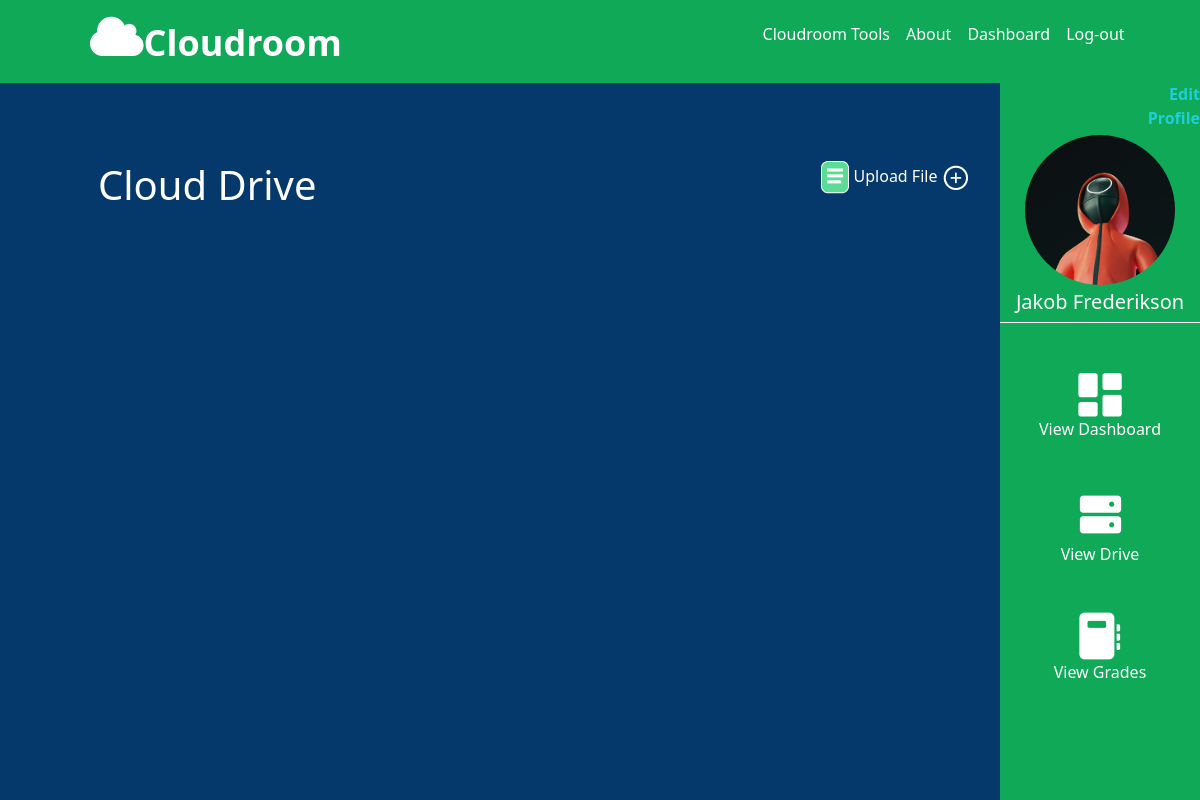
Screenshot of /profile/Jakob/000/drive (signed in) with the database file from the repository.
### CloudMain/models.py (models this page shows, shortened)
class Account(db.Model, UserMixin):
    id = db.Column(db.Integer(), primary_key=True)
    first_name = db.Column(db.String(length=30), nullable=False)
    last_name = db.Column(db.String(length=30), nullable=False)
    gender = db.Column(db.String(length=20), nullable=False)
    school = db.Column(db.String(length=50), nullable=False)
    nickname = db.Column(db.String(length=30), nullable=False)
    email = db.Column(db.String(length=20), nullable=False, unique=True)
    password_hash = db.Column(db.String(length=12), nullable=False)
    profile_pic = db.Column(db.String(length=20), nullable=False)
    account_type = db.Column(db.String(length=20), nullable=False)
    items = db.relationship('Upload_File', backref='owned_user', lazy=True)#Lazy gets all items from Upload_file
    poster = db.relationship('Post', backref='poster', lazy=True)  # Lazy gets all items from Upload_file
    papers = db.relationship('Paper', backref='tutor', lazy=True)
    comment = db.relationship('Comments', backref='commenter', lazy=True)
    assignment_submissions = db.relationship('StudentAssignmentSubmission', backref='student', lazy=True)
    question_submissions = db.relationship('StudentQuestionSubmission', backref='student', lazy=True)
    @property
    def password(self):
        return self.password

### CloudMain/route.py (the view, shortened to what this page needs)
@app.route('/profile/<user>/<id>/drive', methods=['POST', 'GET'])
@login_required
def user_drive(user, id):
    files = Upload_File().query.filter_by(owner=current_user.id)
    delete_form = Delete_File()
    return render_template('user_drive.html', name=user, files=files, delete_form=delete_form)

### CloudMain/models.py (called while the page is built)
@login_manager.user_loader
def load_user(user_id):
    return Account.query.get(int(user_id))

### CloudMain/templates/user_drive.html (shortened to what this page needs)
{% extends 'base.html' %}
{% block style %}
<link rel= "stylesheet" type= "text/css" href= "{{ url_for('static',filename='css/register_style.css') }}">
{% endblock %}
{% block content %}
{% include 'base_sidenav.html' %}
<body>
   <div class="container-fluid dashboard_header_content">
       <div class="row justify-content-between" style="color:white;" >
         <div class="col">
           <h1 class="align-self-start ms-2">Cloud Drive</h1>
         </div>
         <div class="col" >
             <h1 class="me-5 fs-6 text-center" style="color:#white;">
               <a href="#" data-bs-toggle="modal" data-bs-target="#Upload_Modal"
                  class=" text-reset text-decoration-none">
                 <img src="{{url_for('static',filename = 'images/upload_file_icon.png')}}" alt="">
                  <span>Upload File</span>
                  <img src="{{url_for('static',filename = 'images/add_icon.png')}}" alt="">
               </a>
             </h1>
         </div>
       </div>
   </div>
</body>
{% endblock %}

### CloudMain/templates/base_sidenav.html (shortened to what this page needs)
<link rel="stylesheet" href="{{ url_for('static',filename='css/side_nav.css') }}">
<div class="col-sm-2 min-vh-100 float-end end-0 side-nav cloudroom-green position-fixed">
   <div class="user-section">
      <a href="{{url_for('user_profile', user = current_user.first_name)}}" class="text-reset text-decoration-none">
         <p class="fw-bold text-sm-end" style="color:#20CED9; margin-left: 120px; margin-bottom:0;">Edit Profile</p>
      </a>
      <div class="thumbnail">
         <img src="{{url_for('static',filename = current_user.profile_pic)}}" alt="Squid game avatar from Unsplash">
      </div>
      <h5 id="username">{{ current_user.first_name }} {{ current_user.last_name }}</h5>
   </div>
   <div class="nav-icons">
      <div class="nav-button">
         <a href="{{ url_for('dashboard_page', user = current_user.first_name) }}"
            class="text-reset text-decoration-none nav-button">
            <img src="{{url_for('static',filename = 'images/dashboard_icon.png')}}" alt="Your dashboard icon">
            <p>View Dashboard</p>
         </a>
      </div>
      <div class="nav-button">
         <a href="{{url_for('user_drive', user = current_user.first_name ,id='000')}}"
            class="text-reset text-decoration-none nav-button">
            <img src="{{url_for('static',filename = 'images/ph_hard-drives-fill.png')}}" alt="Your storage drive icon">
            <p>View Drive</p>
         </a>
      </div>
      {% if current_user.account_type == "Student" %}
      <div class="nav-button">
         <a href="{{ url_for('student_grades', user_id = current_user.id) }}"
            class="text-reset text-decoration-none nav-button">
            <img src="{{url_for('static',filename = 'images/grades_icon.png')}}" alt="Your grades icon">
            <p>View Grades</p>
         </a>
      </div>
      {% endif %}
   </div>
</div>

### CloudMain/static/CSS/register_style.css (style rules this page uses)
body { background:white; }
h1 { margin-top: 80px; margin-bottom: 80px; }
.dashboard_header_content { padding-left:90px; }

### CloudMain/static/CSS/side_nav.css (style rules this page uses)
.side-nav { padding: 0%; }
.cloudroom-green { background-color: #0FA958; }
.user-section { border-top: 1px white; border-bottom: 1px white; border-style: solid none; display: flex; flex-direction: column; justify-content: center; align-items: center; color: white; }
.thumbnail { position: relative; width: 150px; height: 150px; border-radius: 50%; overflow: hidden; margin: 5px 0px; }
.thumbnail img { position: absolute; left: 50%; top: 50%; height: 100%; width: auto; -webkit-transform: translate(-50%, -50%); -ms-transform: translate(-50%, -50%); transform: translate(-50%, -50%); }
.nav-icons { margin: 50px 0; display: flex; flex-direction: column; justify-content: center; align-items: center; gap: 30px; }
.nav-button { display: flex; flex-direction: column; justify-content: center; align-items: center; color: white; }
body:not(.modal-open) { padding-right: 0px !important; }

### CloudMain/templates/user_drive.html (style rules this page uses)
body { background:#05396B; }

### rows the page displays
Account: profile_pic (picture), first_name "Jakob", last_name "Frederikson"
